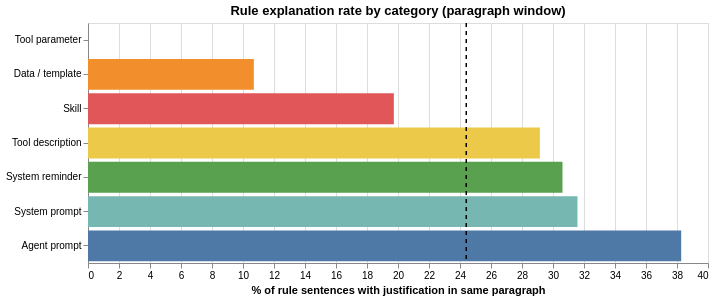

Source (notebook cell):
### Markdown cell above
### Per-category explanation rates

Bar chart: each category's `pct_explained_para` (paragraph-window, the headline metric). The dashed horizontal line is the corpus baseline. Categories below the line are *under-explaining* their rules relative to the corpus average; above the line, *over-explaining*.

Hover for absolute counts (`n_rule_sentences`, `n_explained_para`).

### Code cell
"""Per-category bar: pct_explained_para with corpus baseline rule."""

cat_rows = []
for cat in cats:
    re_b = by_category[cat]["metrics"]["rule_explanation"]
    cat_rows.append({
        "category":            cat,
        "pct_explained_para":  re_b["pct_explained_para"] or 0.0,
        "pct_explained_same":  re_b["pct_explained_same"] or 0.0,
        "n_rule_sentences":    re_b["n_rule_sentences"],
        "n_explained_para":    re_b["n_explained_para"],
    })
cat_df = pd.DataFrame(cat_rows).sort_values("pct_explained_para")

corpus_pct = corpus_re["pct_explained_para"]

bar = (
    alt.Chart(cat_df)
    .mark_bar()
    .encode(
        x=alt.X("pct_explained_para:Q",
                title="% of rule sentences with justification in same paragraph"),
        y=alt.Y("category:N", sort=cat_df["category"].tolist(),
                title=None),
        color=alt.Color("category:N",
                        scale=alt.Scale(domain=_cat_domain, range=_cat_range),
                        legend=None),
        tooltip=[
            alt.Tooltip("category:N"),
            alt.Tooltip("pct_explained_para:Q", format=".2f", title="paragraph %"),
            alt.Tooltip("pct_explained_same:Q", format=".2f", title="same-sentence %"),
            alt.Tooltip("n_rule_sentences:Q",   format=",", title="rule sents"),
            alt.Tooltip("n_explained_para:Q",   format=",", title="explained sents"),
        ],
    )
    .properties(width=620, height=240,
                title=f"Rule explanation rate by category (paragraph window)")
)

baseline = (
    alt.Chart(pd.DataFrame({"x": [corpus_pct]}))
    .mark_rule(color="black", strokeDash=[4, 4], strokeWidth=1.5)
    .encode(x="x:Q",
            tooltip=[alt.Tooltip("x:Q", format=".2f", title=f"corpus baseline ({corpus_pct:.2f}%)")])
)

bar + baseline

### Figure 1 — Vega-Lite specification as saved in the notebook (floating-point values rounded to 4 significant figures)
{"config": {"view": {"continuousWidth": 300, "continuousHeight": 300}}, "layer": [{"data": {"name": "data-6cc876b0b1637031afb2278dec36b7af"}, "mark": {"type": "bar"}, "encoding": {"color": {"field": "category", "legend": null, "scale": {"domain": ["Agent prompt", "Data / template", "Skill", "System prompt", "System reminder", "Tool description", "Tool parameter"], "range": ["#4e79a7", "#f28e2c", "#e15759", "#76b7b2", "#59a14f", "#edc949", "#af7aa1"]}, "type": "nominal"}, "tooltip": [{"field": "category", "type": "nominal"}, {"field": "pct_explained_para", "format": ".2f", "title": "paragraph %", "type": "quantitative"}, {"field": "pct_explained_same", "format": ".2f", "title": "same-sentence %", "type": "quantitative"}, {"field": "n_rule_sentences", "format": ",", "title": "rule sents", "type": "quantitative"}, {"field": "n_explained_para", "format": ",", "title": "explained sents", "type": "quantitative"}], "x": {"field": "pct_explained_para", "title": "% of rule sentences with justification in same paragraph", "type": "quantitative"}, "y": {"field": "category", "sort": ["Tool parameter", "Data / template", "Skill", "Tool description", "System reminder", "System prompt", "Agent prompt"], "title": null, "type": "nominal"}}, "title": "Rule explanation rate by category (paragraph window)"}, {"data": {"name": "data-6ee784fca9d8cf30f5cfb7438d836d8b"}, "mark": {"type": "rule", "color": "black", "strokeDash": [4, 4], "strokeWidth": 1.5}, "encoding": {"tooltip": [{"field": "x", "format": ".2f", "title": "corpus baseline (24.40%)", "type": "quantitative"}], "x": {"field": "x", "type": "quantitative"}}}], "height": 240, "width": 620, "$schema": "https://vega.github.io/schema/vega-lite/v6.4.1.json", "datasets": {"data-6cc876b0b1637031afb2278dec36b7af": [{"category": "Tool parameter", "pct_explained_para": 0.0, "pct_explained_same": 0.0, "n_rule_sentences": 11, "n_explained_para": 0}, {"category": "Data / template", "pct_explained_para": 10.7, "pct_explained_same": 3.057, "n_rule_sentences": 458, "n_explained_para": 49}, {"category": "Skill", "pct_explained_para": 19.73, "pct_explained_same": 5.638, "n_rule_sentences": 674, "n_explained_para": 133}, {"category": "Tool description", "pct_explained_para": 29.15, "pct_explained_same": 8.856, "n_rule_sentences": 271, "n_explained_para": 79}, {"category": "System reminder", "pct_explained_para": 30.61, "pct_explained_same": 11.22, "n_rule_sentences": 98, "n_explained_para": 30}, {"category": "System prompt", "pct_explained_para": 31.58, "pct_explained_same": 7.566, "n_rule_sentences": 304, "n_explained_para": 96}, {"category": "Agent prompt", "pct_explained_para": 38.27, "pct_explained_same": 9.383, "n_rule_sentences": 405, "n_explained_para": 155}], "data-6ee784fca9d8cf30f5cfb7438d836d8b": [{"x": 24.4}]}}
